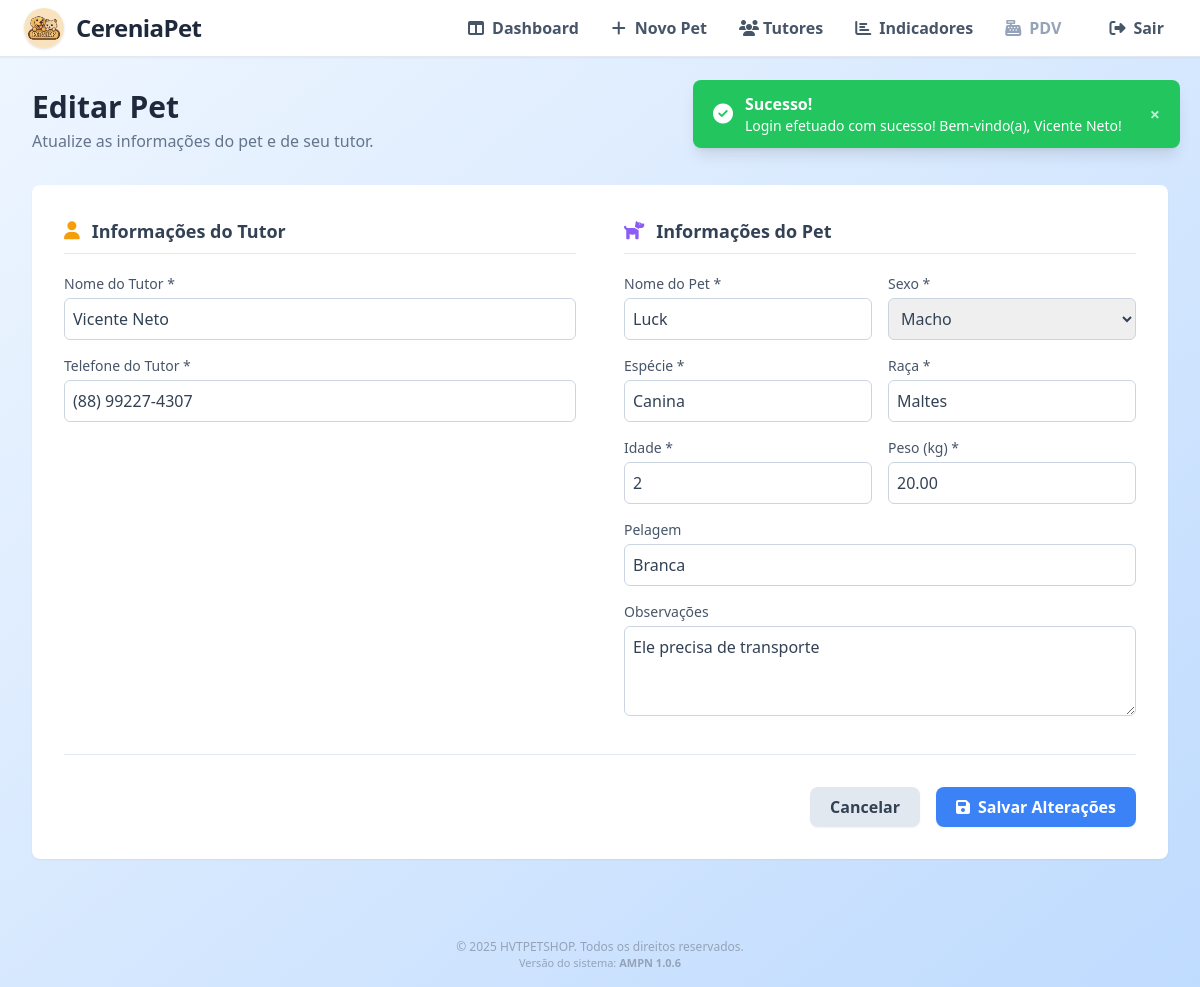
Before: /pets/editar_pet.php?id=2 (signed in) with the older database file.
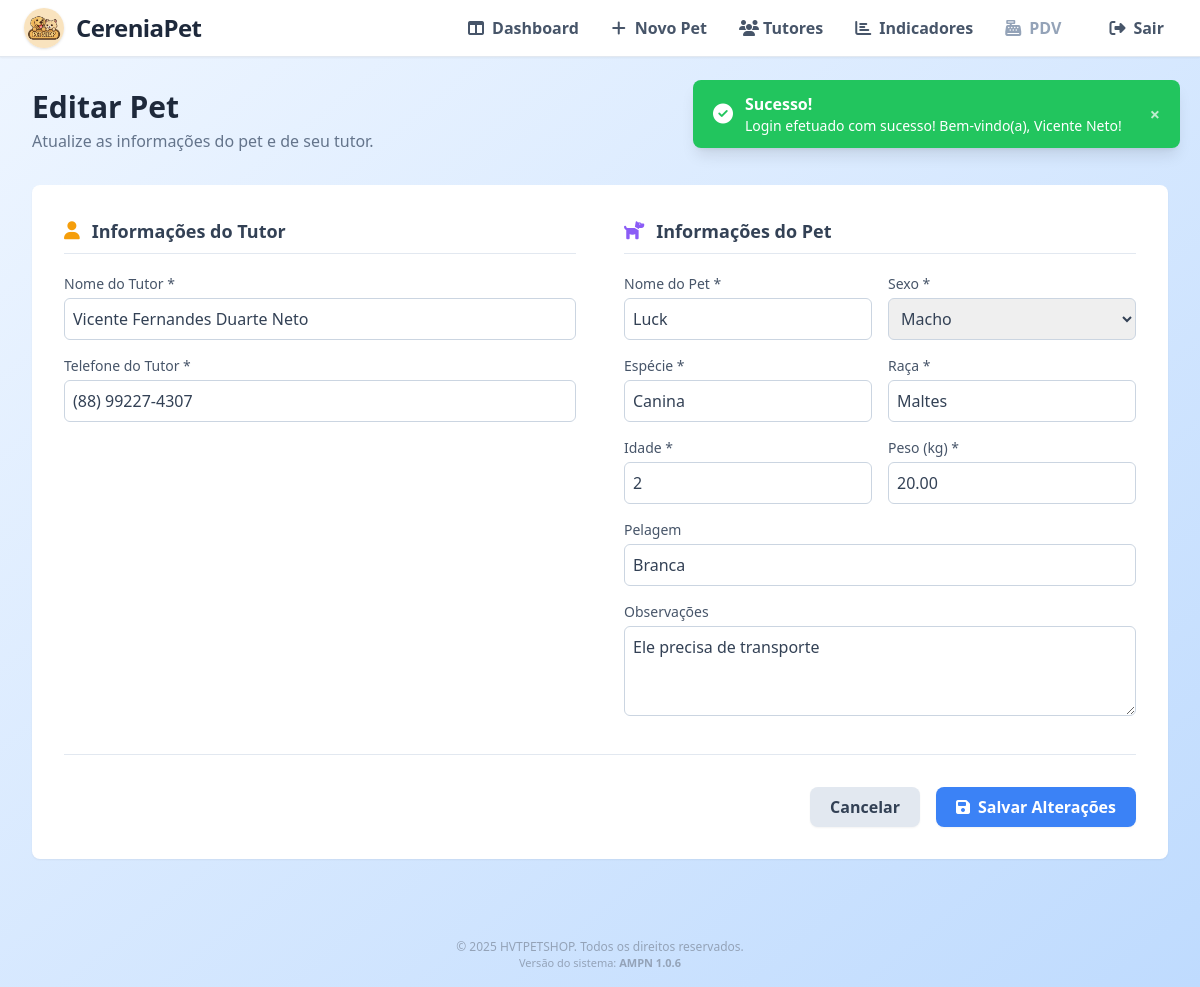
After: the same page with the newer database file.
### tables this page shows
CREATE TABLE `pets` (
  `id` int(11) NOT NULL,
  `nome` varchar(100) NOT NULL,
  `especie` varchar(50) DEFAULT NULL,
  `raca` varchar(50) DEFAULT NULL,
  `idade` varchar(20) DEFAULT NULL,
  `nascimento` date DEFAULT NULL,
  `sexo` enum('Macho','Fêmea') DEFAULT NULL,
  `peso` decimal(5,2) DEFAULT NULL,
  `pelagem` varchar(50) DEFAULT NULL,
  `tutor_id` int(11) NOT NULL,
  `observacoes` text DEFAULT NULL,
  `criado_em` timestamp NOT NULL DEFAULT current_timestamp(),
  `atualizado_em` timestamp NULL DEFAULT NULL ON UPDATE current_timestamp()
);

CREATE TABLE `tutores` (
  `id` int(11) NOT NULL,
  `nome` varchar(100) NOT NULL,
  `email` varchar(100) NOT NULL,
  `telefone` varchar(20) NOT NULL,
  `atualizado_em` timestamp NULL DEFAULT NULL ON UPDATE current_timestamp(),
  `cep` varchar(9) DEFAULT NULL,
  `rua` varchar(100) DEFAULT NULL,
  `numero` varchar(10) DEFAULT NULL,
  `bairro` varchar(60) DEFAULT NULL,
  `cidade` varchar(60) DEFAULT NULL,
  `uf` varchar(2) DEFAULT NULL
);

### pets/editar_pet.php (the view, shortened to what the changed rows need)
<?php
include "../config/config.php";
$petId = $_GET['id'];
$query = "SELECT p.*, t.nome as tutor_nome, t.email, t.telefone, t.id as tutor_id
          FROM pets p
          JOIN tutores t ON p.tutor_id = t.id
          WHERE p.id = :id";
$stmt = $pdo->prepare($query);
$stmt->bindValue(':id', $petId);
$stmt->execute();
$pet = $stmt->fetch(PDO::FETCH_ASSOC);
function formatarTelefone($telefone) {
    $telefone = preg_replace('/[^0-9]/', '', $telefone);
    if (strlen($telefone) === 11) {
        return preg_replace('/(\d{2})(\d{5})(\d{4})/', '($1) $2-$3', $telefone);
    } elseif (strlen($telefone) === 10) {
        return preg_replace('/(\d{2})(\d{4})(\d{4})/', '($1) $2-$3', $telefone);
    }
    return $telefone;
}
?>
<!DOCTYPE html>
<html lang="pt-BR">
<head>
    <link rel="stylesheet" href="https://cdnjs.cloudflare.com/ajax/libs/font-awesome/6.5.0/css/all.min.css">
    <script src="https://cdn.tailwindcss.com"></script>
</head>
<body class="min-h-screen bg-gradient-to-br from-blue-50 to-blue-200 flex flex-col">
    <main class="flex-1 w-full p-4 md:p-6 lg:p-8">
        <div class="mb-8 animate-fade-in">
            <h1 class="text-3xl font-bold text-slate-800">Editar Pet</h1>
        </div>
        <div class="bg-white p-6 md:p-8 rounded-lg shadow-sm animate-fade-in">
            <form action="" method="POST">
                <div class="grid grid-cols-1 lg:grid-cols-2 lg:gap-12">
                    <div class="space-y-5">
                        <div class="space-y-4">
                            <div>
                                <label for="nome_tutor" class="block text-sm font-medium text-slate-600 mb-1">Nome do Tutor *</label>
                                <input type="text" name="nome_tutor" id="nome_tutor" required
                                       class="w-full p-2 border border-slate-300 rounded-md focus:outline-none focus:ring-2 focus:ring-blue-500 text-slate-700"
                                       value="<?= htmlspecialchars($pet['tutor_nome']); ?>">
                            </div>
                            <div>
                                <label for="telefone_tutor" class="block text-sm font-medium text-slate-600 mb-1">Telefone do Tutor *</label>
                                <input type="tel" name="telefone_tutor" id="telefone_tutor" required
                                       class="w-full p-2 border border-slate-300 rounded-md focus:outline-none focus:ring-2 focus:ring-blue-500 text-slate-700"
                                       value="<?= htmlspecialchars(formatarTelefone($pet['telefone'])); ?>" maxlength="15" oninput="mascaraTelefone(this)">
                            </div>
                        </div>
                    </div>
                    <div class="space-y-5 mt-8 lg:mt-0">
                        <div class="grid grid-cols-1 sm:grid-cols-2 gap-4">
                            <div>
                                <label for="nome" class="block text-sm font-medium text-slate-600 mb-1">Nome do Pet *</label>
                                <input type="text" name="nome" id="nome" required
                                       class="w-full p-2 border border-slate-300 rounded-md focus:outline-none focus:ring-2 focus:ring-blue-500 text-slate-700"
                                       value="<?= htmlspecialchars($pet['nome']); ?>">
                            </div>
                            <div>
                                <label for="sexo" class="block text-sm font-medium text-slate-600 mb-1">Sexo *</label>
                                <select name="sexo" id="sexo" required class="w-full p-2 border border-slate-300 rounded-md focus:outline-none focus:ring-2 focus:ring-blue-500 text-slate-700">
                                    <option value="Macho" <?= $pet['sexo'] == 'Macho' ? 'selected' : '' ?>>Macho</option>
                                </select>
                            </div>
                            <div>
                                <label for="especie" class="block text-sm font-medium text-slate-600 mb-1">Espécie *</label>
                                <input type="text" name="especie" id="especie" required
                                       class="w-full p-2 border border-slate-300 rounded-md focus:outline-none focus:ring-2 focus:ring-blue-500 text-slate-700"
                                       value="<?= htmlspecialchars($pet['especie']); ?>">
                            </div>
                            <div>
                                <label for="raca" class="block text-sm font-medium text-slate-600 mb-1">Raça *</label>
                                <input type="text" name="raca" id="raca" required
                                       class="w-full p-2 border border-slate-300 rounded-md focus:outline-none focus:ring-2 focus:ring-blue-500 text-slate-700"
                                       value="<?= htmlspecialchars($pet['raca']); ?>">
                            </div>
                            <div>
                                <label for="idade" class="block text-sm font-medium text-slate-600 mb-1">Idade *</label>
                                <input type="number" name="idade" id="idade" min="0" required
                                       class="w-full p-2 border border-slate-300 rounded-md focus:outline-none focus:ring-2 focus:ring-blue-500 text-slate-700"
                                       value="<?= htmlspecialchars($pet['idade']); ?>">
                            </div>
                            <div>
                                <label for="peso" class="block text-sm font-medium text-slate-600 mb-1">Peso (kg) *</label>
                                <input type="number" name="peso" id="peso" min="0" step="0.01" required
                                       class="w-full p-2 border border-slate-300 rounded-md focus:outline-none focus:ring-2 focus:ring-blue-500 text-slate-700"
                                       value="<?= htmlspecialchars($pet['peso']); ?>">
                            </div>
                            <div class="sm:col-span-2">
                                <label for="pelagem" class="block text-sm font-medium text-slate-600 mb-1">Pelagem</label>
                                <input type="text" name="pelagem" id="pelagem"
                                       class="w-full p-2 border border-slate-300 rounded-md focus:outline-none focus:ring-2 focus:ring-blue-500 text-slate-700"
                                       value="<?= htmlspecialchars($pet['pelagem']); ?>">
                            </div>
                            <div class="sm:col-span-2">
                                <label for="observacoes" class="block text-sm font-medium text-slate-600 mb-1">Observações</label>
                                <textarea name="observacoes" id="observacoes" rows="3"
                                          class="w-full p-2 border border-slate-300 rounded-md focus:outline-none focus:ring-2 focus:ring-blue-500 text-slate-700"
                                          placeholder="Alguma informação importante sobre o pet"><?= htmlspecialchars($pet['observacoes']); ?></textarea>
                            </div>
                        </div>
                    </div>
                </div>
            </form>
        </div>
    </main>
</body>
</html>

Changed rows visible on the page:
changed through a linked row, pets "Luck": nome_tutor "Vicente Neto" → "Vicente Fernandes Duarte Neto"
